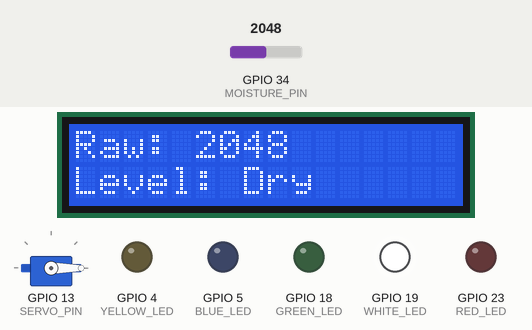
The sketch below on a simulated ESP32. Parts: servo, 16×2 character LCD, output pins drawn as LEDs (lit = HIGH). The test bench sets the inputs (shaded band); at power-on: GPIO 34 (MOISTURE_PIN) = 2048. WiFi joins after 1.5 s; servers stay silent unless stated.

Above: at 16.9 s.
17.0 s: GPIO 34 (MOISTURE_PIN) set to 1042
20.0 s: GPIO 34 (MOISTURE_PIN) set to 971
At 22.0 s:
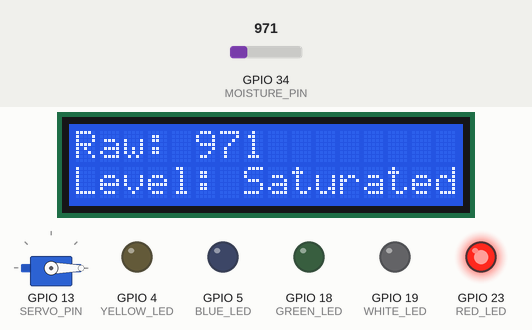
22.5 s: GPIO 34 (MOISTURE_PIN) set to 1228
At 23.25 s:
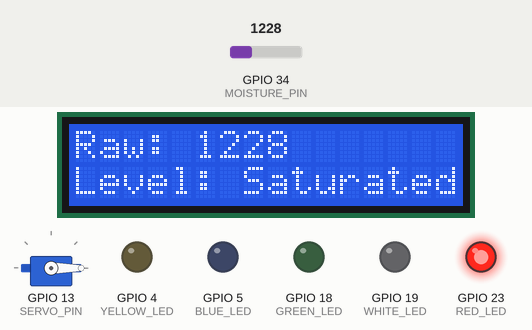
25.5 s: GPIO 34 (MOISTURE_PIN) set to 11
At 26.9 s:
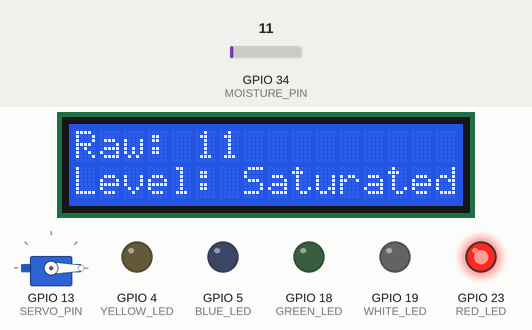
28.5 s: GPIO 34 (MOISTURE_PIN) set to 8
At 31.2 s:
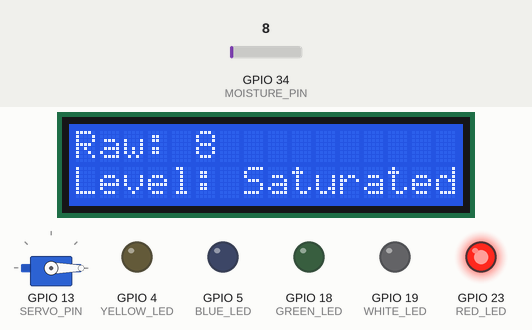
Timing chart, 0 to 32.5 s (numbered marks = the images above; inputs shaded):
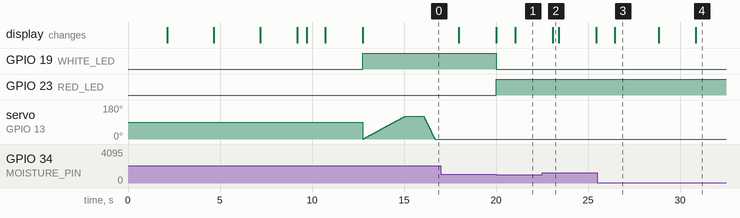

Measured:
- the behaviour switches between 1000 and 999 on GPIO 34 (MOISTURE_PIN) (found by bisection; images 0 and 1)
- after the input at 20.0 s, the display: first differs from a run without the input after 1.0 s (image 1)
- after the input at 22.5 s, the display: changes after 0.60 s (image 2)
- after the input at 25.5 s, the display: changes after 0.96 s (image 3)
- after the input at 28.5 s, the display: first differs from a run without the input after 2.4 s (image 4)

The sketch:

iotBasedIrrigationSystem.ino
```cpp
#include <LiquidCrystal_I2C.h>
#include <WiFi.h>
#include <ThingSpeak.h>
#include <ESP32Servo.h>

// WiFi Configuration
const char* ssid = "PLDTHOMEFIBRt6ucX";
const char* password = "PLDTWIFItLK72";

// ThingSpeak Configuration
const long myChannelNumber = 2964917 ;
const char myWriteAPIKey[] = "18A6ZBU4I3OLZZ44";

//hardware configuration
const int MOISTURE_PIN = 34;
const int WHITE_LED = 19;
const int YELLOW_LED = 4;
const int GREEN_LED = 18;
const int BLUE_LED = 5;
const int RED_LED = 23;
const int SERVO_PIN = 13;

//default calibration values (4095 for dry and 1550 for saturated)
int dryValue = 4095;
int saturatedValue = 1550;
const int NUM_READINGS = 50;

//LCD and servo
LiquidCrystal_I2C lcd(0x27, 16, 2);
Servo irrigationServo;
int servoPosition = 0;

// system parameters
const int UPDATE_INTERVAL = 5000;
unsigned long lastUpdate = 0;
WiFiClient client;
bool servoActivated = false;


void setup() {
  initializePins();
  initializeDisplay();
  initializeSerial();
  showStartupScreen();
  calibrateSensor();
  connectToWiFi();
  ThingSpeak.begin(client);
}

void loop() {
 int moisture = readMoisture();
 updateDisplay(moisture);
 updateLEDs(moisture);
 sendToCloud(moisture);
 delay(1000);
}

 // initialize functions
 void initializePins() {
  pinMode(WHITE_LED, OUTPUT);
  pinMode(YELLOW_LED, OUTPUT);
  pinMode(GREEN_LED, OUTPUT);
  pinMode(BLUE_LED, OUTPUT);
  pinMode(RED_LED, OUTPUT);
  irrigationServo.attach(SERVO_PIN);
  allLEDsOff();
 }

 void initializeSerial() {
  Serial.begin(115200);
  while(!Serial);
 }
 void initializeDisplay() {
  lcd.init();
  lcd.backlight();
  lcd.clear();
 }

 // core functions
 void calibrateSensor(){
  lcd.clear();
  lcd.print("Calibration Mode");

  // dry calibration
  lcd.setCursor(0,1);
  lcd.print("Dry Measurement");
  dryValue = getStableReading();

  // wet calibration
  lcd.setCursor(0, 1);
  lcd.print("Wet Measurement");
  saturatedValue = getStableReading();

  lcd.clear();
  lcd.print("Calibration Done!");
  lcd.setCursor(0, 1);
  lcd.print(dryValue);
  lcd.print(" - ");
  lcd.print(saturatedValue);
  delay(2000);
 }

 int getStableReading() {
  int total = 0;
  for(int i = 0; i < NUM_READINGS; i++) {
    total += analogRead(MOISTURE_PIN);
    delay(50);
  }
  return total / NUM_READINGS;
 }

 void connectToWiFi() {
  lcd.clear();
  lcd.print("Connecting WiFi");

  WiFi.begin(ssid, password);
  while(WiFi.status() != WL_CONNECTED) {
    delay(500);
    lcd.print(".");
  }

  lcd.clear();
  lcd.print("WiFi Connected!");
  lcd.setCursor(0, 1);
  lcd.print(WiFi.localIP());
  delay(2000);
 }

 // moisture functions
  int readMoisture() {
    return analogRead(MOISTURE_PIN);
  }

 void updateDisplay(int moisture ) {
    lcd.clear();

    // line 1: Raw value
    lcd.setCursor(0, 0);
    lcd.print("Raw: ");
    lcd.print(moisture);

    // line 2: Moisture level
    lcd.setCursor(0, 1);
    lcd.print("Level: ");
    lcd.print(getMoistureLevelString(moisture));
  }

    String getMoistureLevelString(int value) {
      if(value >= dryValue - (dryValue - saturatedValue)*0.2) return "Dry       ";
      if(value >= dryValue - (dryValue - saturatedValue)*0.4) return "Low       ";
      if(value >= dryValue - (dryValue - saturatedValue)*0.6) return "Moderate  ";
      if(value >= saturatedValue + 100) return "High       ";
      return "Saturated";
    }

    // control function
  void activateMotor() {
      servoActivated = true;
      for (servoPosition = servoPosition; servoPosition <= 120; servoPosition++) {
        irrigationServo.write(servoPosition);
        delay(19);
      }
      delay(1000);
      for (servoPosition = servoPosition; servoPosition >= 0; servoPosition--) {
        irrigationServo.write(servoPosition);
        delay(5);
      }
      delay(1000);
    }

  void deactivateMotor() {
      servoActivated = false;
      servoPosition = 0;
    }

    // LED control
  void updateLEDs(int moisture) {
      allLEDsOff();

      int range = dryValue - saturatedValue;
      if(moisture >= dryValue - range*0.2) {
        digitalWrite(WHITE_LED, HIGH);
        activateMotor();
      } else if(moisture >= dryValue - range*0.4) {
        digitalWrite(YELLOW_LED, HIGH);
        activateMotor();
      } else if(moisture >= dryValue - range*0.6) {
        digitalWrite(GREEN_LED, HIGH);
        deactivateMotor();
      } else if(moisture >= saturatedValue + 100) {
        digitalWrite(BLUE_LED, HIGH);
        deactivateMotor();
      } else {
        digitalWrite(RED_LED, HIGH);
        deactivateMotor();
      }
    }

  void allLEDsOff() {
      digitalWrite(WHITE_LED, LOW);
      digitalWrite(YELLOW_LED, LOW);
      digitalWrite(GREEN_LED, LOW);
      digitalWrite(BLUE_LED, LOW);
      digitalWrite(RED_LED, LOW);
    }

  // cloud functions
  void sendToCloud(int moisture) {
    if(millis() - lastUpdate >= UPDATE_INTERVAL) {
      lastUpdate = millis();

      ThingSpeak.setField(1, moisture);
      ThingSpeak.setField(2, map(moisture, dryValue, saturatedValue, 0, 100));
      ThingSpeak.setField(3, servoActivated);

      int status = ThingSpeak.writeFields(myChannelNumber, myWriteAPIKey);

      if(status == 200) {
        lcd.clear();
        lcd.print("Cloud Update OK");
        delay(1000);
      }
    }
  }
  // ultility function
  void showStartupScreen() {
    lcd.setCursor(0,0);
    lcd.print("Soil Moisture");
    lcd.setCursor(0, 1);
    lcd.print("Monitoring Time!");
    delay(2000);
    lcd.clear();
  }
```
